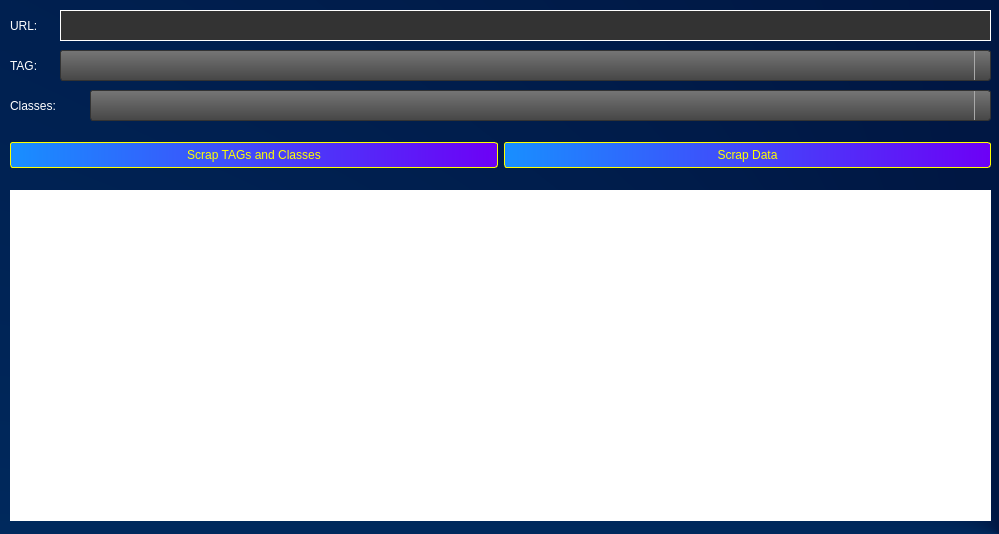
<?xml version="1.0" encoding="UTF-8"?>
<ui version="4.0">
 <class>MainWindow</class>
 <widget class="QMainWindow" name="MainWindow">
  <property name="geometry">
   <rect>
    <x>0</x>
    <y>0</y>
    <width>999</width>
    <height>534</height>
   </rect>
  </property>
  <property name="windowTitle">
   <string>MainWindow</string>
  </property>
  <property name="styleSheet">
   <string notr="true">QLabel{
	background-color: transparent;
	color: #fff;
	border-color: #000000;
	font: bold 14pt &quot;Consolas&quot;;
}

QLabel#lb_r {
	background-color: #ffffff;
	color: black;
	border-color: #000000;
	font: bold 14pt &quot;Consolas&quot;;
}

QWidget#centralwidget {
	background-color: qconicalgradient(cx:1, cy:1, angle:0, stop:0 rgba(0, 4, 40, 255), stop:1 rgba(0, 78, 146, 255));
}

QComboBox {
    background-color: qlineargradient(spread:repeat, x1:1, y1:0, x2:1, y2:1, stop:0 rgba(118, 118, 118, 255),stop:1 rgba(70, 70, 70, 255));
    border: 1px solid #333333;
    border-radius: 3px;
    padding-left: 6px;
    color: #DEB916;
	font-weight: bold;
    height: 20px;
	font: bold 14pt &quot;Consolas&quot;;
	color: #ffff00;
}


QComboBox::disabled {
	background-color: #404040;
	color: #656565;
	border-color: #051a39;
	font: bold 14pt &quot;Consolas&quot;;
}


QComboBox:hover {
    background-color: #646464;
}


QComboBox:on {
    background-color: #979796;
	color: #000000;
}


QComboBox QAbstractItemView {
    background-color: #c4c5c3;
    color: #000000;
    border: 1px solid black;
    selection-background-color: #363942;
    selection-color: #ffffff;
    outline: 0;
}


QComboBox::drop-down {
    subcontrol-origin: padding;
    subcontrol-position: top right;
    width: 15px;
    border-left-width: 1px;
    border-left-color: darkgray;
    border-left-style: solid; 
    border-top-right-radius: 3px; 
    border-bottom-right-radius: 3px;
}


QComboBox::down-arrow {
    image: url(://arrow-down.png);
    width: 8px;
    height: 8px;
}

QLineEdit {
	background-color: #333333;
	color: #DEB916;
	font-weight: bold;
    border: 1px solid #ffffff;
	padding: 4px;
	font: bold 14pt &quot;Consolas&quot;;
}


QLineEdit:hover {
    border: 1px solid #ffff00;
}


QLineEdit::disabled {
	background-color: #404040;
	color: #656565;
	border-width: 1px;
	border-color: #051a39;
	padding: 2px;
}


/*-----QTextEdit-----*/
QTextEdit {
	background-color: #808080;
	color: #fff;
	border: 1px groove #333333;
}


QTextEdit::disabled {
	background-color: #404040;
	color: #656565;
	border-color: #051a39;
}

QPushButton {
	background-color: qlineargradient(spread:pad, x1:0, y1:0, x2:1, y2:0, stop:0 rgba(24, 143, 255, 255), stop:1 rgba(109, 0, 246, 255));
	color: #ffff00;
	font: bold 16pt &quot;Consolas&quot;;
	border-style: solid;
	border-width: 1px;
	border-radius: 3px;
	padding: 5px;
}


QPushButton::pressed {
	background-color: qlineargradient(spread:pad, x1:0, y1:0, x2:1, y2:0, stop:0 rgba(24, 143, 255, 255), stop:1 rgba(109, 0, 246, 255));
	color: #ffff00;
	font: bold 24pt &quot;Consolas&quot;;
	border-style: solid;
	border-width: 1px;
	border-radius: 3px;
	padding: 5px;
}
</string>
  </property>
  <widget class="QWidget" name="centralwidget">
   <widget class="QLabel" name="label">
    <property name="geometry">
     <rect>
      <x>10</x>
      <y>10</y>
      <width>45</width>
      <height>31</height>
     </rect>
    </property>
    <property name="text">
     <string>URL:</string>
    </property>
   </widget>
   <widget class="QLabel" name="label_2">
    <property name="geometry">
     <rect>
      <x>10</x>
      <y>90</y>
      <width>77</width>
      <height>31</height>
     </rect>
    </property>
    <property name="text">
     <string>Classes:</string>
    </property>
   </widget>
   <widget class="QComboBox" name="cb_classes">
    <property name="geometry">
     <rect>
      <x>90</x>
      <y>90</y>
      <width>901</width>
      <height>31</height>
     </rect>
    </property>
   </widget>
   <widget class="QLineEdit" name="lineEdit">
    <property name="geometry">
     <rect>
      <x>60</x>
      <y>10</y>
      <width>931</width>
      <height>31</height>
     </rect>
    </property>
   </widget>
   <widget class="QLabel" name="label_3">
    <property name="geometry">
     <rect>
      <x>10</x>
      <y>50</y>
      <width>77</width>
      <height>31</height>
     </rect>
    </property>
    <property name="text">
     <string>TAG:</string>
    </property>
   </widget>
   <widget class="QComboBox" name="cb_tag">
    <property name="geometry">
     <rect>
      <x>60</x>
      <y>50</y>
      <width>931</width>
      <height>31</height>
     </rect>
    </property>
    <item>
     <property name="text">
      <string/>
     </property>
    </item>
   </widget>
   <widget class="QLabel" name="lb_r">
    <property name="geometry">
     <rect>
      <x>10</x>
      <y>190</y>
      <width>981</width>
      <height>331</height>
     </rect>
    </property>
    <property name="styleSheet">
     <string notr="true">font: 75 12pt &quot;Times New Roman&quot;;</string>
    </property>
    <property name="text">
     <string/>
    </property>
    <property name="scaledContents">
     <bool>false</bool>
    </property>
    <property name="wordWrap">
     <bool>true</bool>
    </property>
    <property name="textInteractionFlags">
     <set>Qt::TextEditorInteraction</set>
    </property>
   </widget>
   <widget class="QWidget" name="layoutWidget">
    <property name="geometry">
     <rect>
      <x>10</x>
      <y>130</y>
      <width>981</width>
      <height>51</height>
     </rect>
    </property>
    <layout class="QHBoxLayout" name="horizontalLayout">
     <item>
      <widget class="QPushButton" name="bt_tags_classes">
       <property name="text">
        <string>Scrap TAGs and Classes</string>
       </property>
      </widget>
     </item>
     <item>
      <widget class="QPushButton" name="bt_data">
       <property name="text">
        <string>Scrap Data</string>
       </property>
      </widget>
     </item>
    </layout>
   </widget>
  </widget>
 </widget>
 <resources/>
 <connections/>
</ui>
